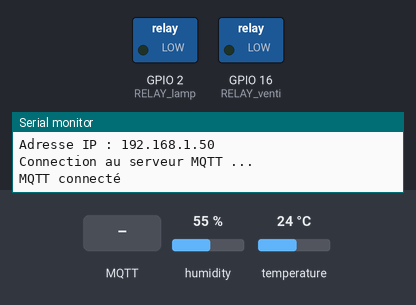
The sketch below on a simulated ESP8266 (NodeMCU). Parts: switched loads named in the sketch (green lamp = pin HIGH), the last lines printed to the serial monitor. The inputs (shaded band) are chosen by the test bench; at power-on: humidity 55 %, temperature 24 °C. WiFi joins after 1.5 s; servers stay silent unless stated; no MQTT or app messages arrive unless stated.

Above: at 2.7 s.
2.8 s: MQTT message "Temperature" arrives on the first subscribed topic
At 4.9 s:
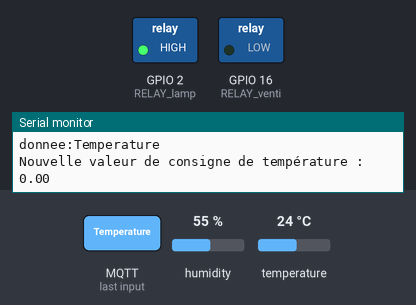
At 6.7 s:
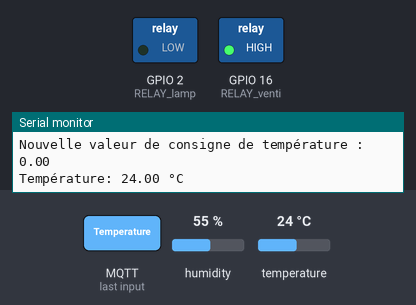
7.2 s: MQTT message "OnOff" arrives on the first subscribed topic
9.2 s: MQTT message "1" arrives on the first subscribed topic
Timing chart, 0 to 12.2 s (numbered marks = the images above; inputs shaded):
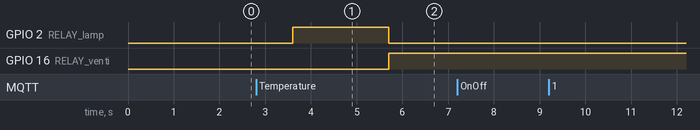

Measured:
- after the input at 2.8 s, GPIO 16 (RELAY_venti): LOW → HIGH after 2.9 s

The sketch:

testcode.ino
```cpp
#include "DHT.h"
#include <ESP8266WiFi.h>
#include <ESP8266WiFiMulti.h>
#include <PubSubClient.h>

// Définir le type de capteur DHT
#define DHTTYPE DHT22

// Utiliser GPIO4 qui correspond à la broche D2 sur l'ESP8266
#define DHTPIN 4  // GPIO4 correspond à la broche D2 sur NodeMCU
#define RELAY_venti 16 // d0
#define RELAY_lamp 2 // d4

// Initialisation du DHT
DHT dht(DHTPIN, DHTTYPE);

// wifi
const char* ssid = "TP-Link_3406";
const char* password = "43241668";

// mqtt
const char* mqtt_server = "192.168.0.153"; //ip du pc portable
const int mqttPort = 1883;

float consigne_temp = 25.0; // Température cible par défaut
float hysteresis = 0.5; // Pour éviter des basculements trop fréquents
float temperature;

bool mode_automatique = true; // Mode automatique par défaut
bool commande_manuelle_active = false; // Indique si une commande manuelle est active

ESP8266WiFiMulti WiFiMulti;
WiFiClient espClient;
PubSubClient client(espClient);

void setup() {
  // Initialisation de la communication série pour afficher les données
  Serial.begin(9600);
  Serial.println("Démarrage du capteur DHT22");

  // Initialisation du capteur DHT
  dht.begin();
  pinMode(RELAY_venti, OUTPUT);
  pinMode(RELAY_lamp, OUTPUT);
  setup_wifi();
  setup_mqtt();
}

void loop() {
  delay(2000);

  // Lire la température en Celsius
  temperature = dht.readTemperature();

  // Vérifier si les lectures sont valides
  if (isnan(temperature)) {
    Serial.println("Erreur de lecture du DHT22 !");
    return;
  }

  client.publish("value", String(temperature).c_str());

  // Si en mode automatique et aucune commande manuelle n'est active
  if (mode_automatique && !commande_manuelle_active) {
    if (temperature >= consigne_temp + hysteresis) {
      digitalWrite(RELAY_venti, HIGH); // Allume le ventilateur pour refroidir
      digitalWrite(RELAY_lamp, LOW); // Éteint la lampe
    } else if (temperature <= consigne_temp - hysteresis) {
      digitalWrite(RELAY_venti, LOW); // Éteint le ventilateur
      digitalWrite(RELAY_lamp, HIGH); // Allume la lampe pour chauffer
    }
    // Si dans la plage de régulation, ne rien changer
  }

  // Afficher les valeurs lues
  Serial.print("Température: ");
  Serial.print(temperature);
  Serial.println(" °C");

  client.loop();
}

void setup_wifi() {
  // connexion au wifi
  WiFiMulti.addAP(ssid, password);
  while (WiFiMulti.run() != WL_CONNECTED) {
    delay(500);
    Serial.print(".");
  }
  Serial.println("");
  Serial.println("WiFi connecté");
  Serial.print("MAC : ");
  Serial.println(WiFi.macAddress());
  Serial.print("Adresse IP : ");
  Serial.println(WiFi.localIP());
}

void setup_mqtt() {
  client.setServer(mqtt_server, mqttPort);
  client.setCallback(callback); // Déclaration de la fonction de souscription
  reconnect();
}

void callback(char* topic, byte *payload, unsigned int length) {
  Serial.println("-------Nouveau message du broker mqtt-----");
  Serial.print("Canal:");
  Serial.println(topic);
  Serial.print("donnee:");
  Serial.write(payload, length);
  Serial.println();

    // Convertir le payload en une chaîne de caractères correctement terminée
  char message[length + 1];
  memcpy(message, payload, length);
  message[length] = '\0';  // Assurez-vous que la chaîne est terminée


  if (strcmp(topic, "Temperature") == 0) {
    // Mettre à jour la consigne de température avec la valeur reçue
    consigne_temp = atof(message); // Convertir en flottant
    Serial.print("Nouvelle valeur de consigne de température : ");
    Serial.println(consigne_temp);
  } else if (strcmp(topic, "OnOff") == 0) {
    // Activer le mode manuel
    mode_automatique = false;
    commande_manuelle_active = true; // Une commande manuelle est active

    switch ((char)payload[0]) {
      case '1':
        Serial.println("Allumer le ventilateur (manuel)");
        digitalWrite(RELAY_venti, HIGH);
        digitalWrite(RELAY_lamp, LOW);
        break;
      case '2':
        Serial.println("Allumer la lampe (manuel)");
        digitalWrite(RELAY_lamp, HIGH);
        digitalWrite(RELAY_venti, LOW);
        break;
      case '3':
        Serial.println("Éteindre les deux (manuel)");
        digitalWrite(RELAY_venti, LOW);
        digitalWrite(RELAY_lamp, LOW);
        break;
      case '4':
        Serial.println("Passage en mode automatique");
        mode_automatique = true; // Retour au mode automatique
        commande_manuelle_active = false; // Fin de la commande manuelle
        break;
      default:
        Serial.println("Commande non reconnue");
        break;
    }
  }
}

void reconnect() {
  while (!client.connected()) {
    Serial.println("Connection au serveur MQTT ...");
    if (client.connect("ESP32Client")) {
      Serial.println("MQTT connecté");
      client.subscribe("Temperature");
      client.subscribe("OnOff");
    } else {
      Serial.print("echec, code erreur= ");
      Serial.println(client.state());
      Serial.println("nouvel essai dans 2s");
      delay(2000);
    }
  }
}
```
